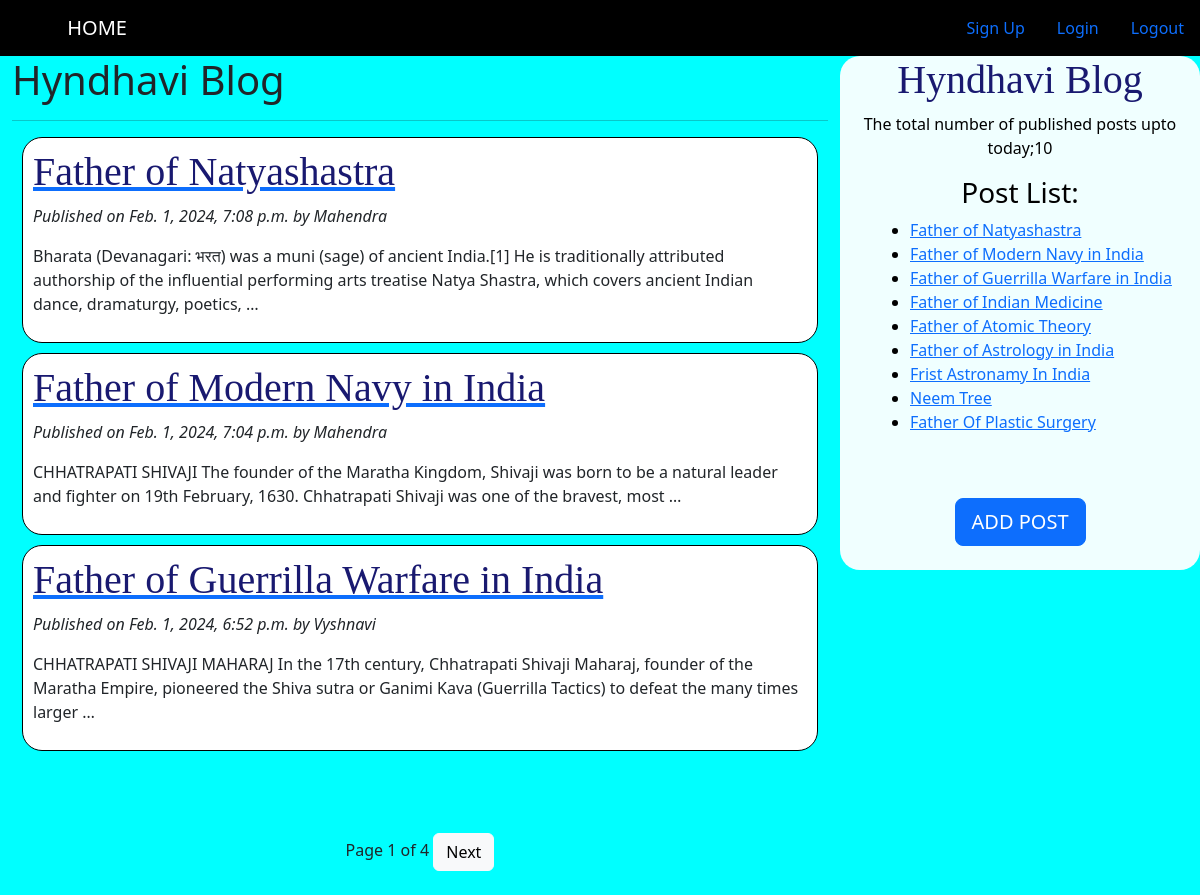
The app's page /, older data.
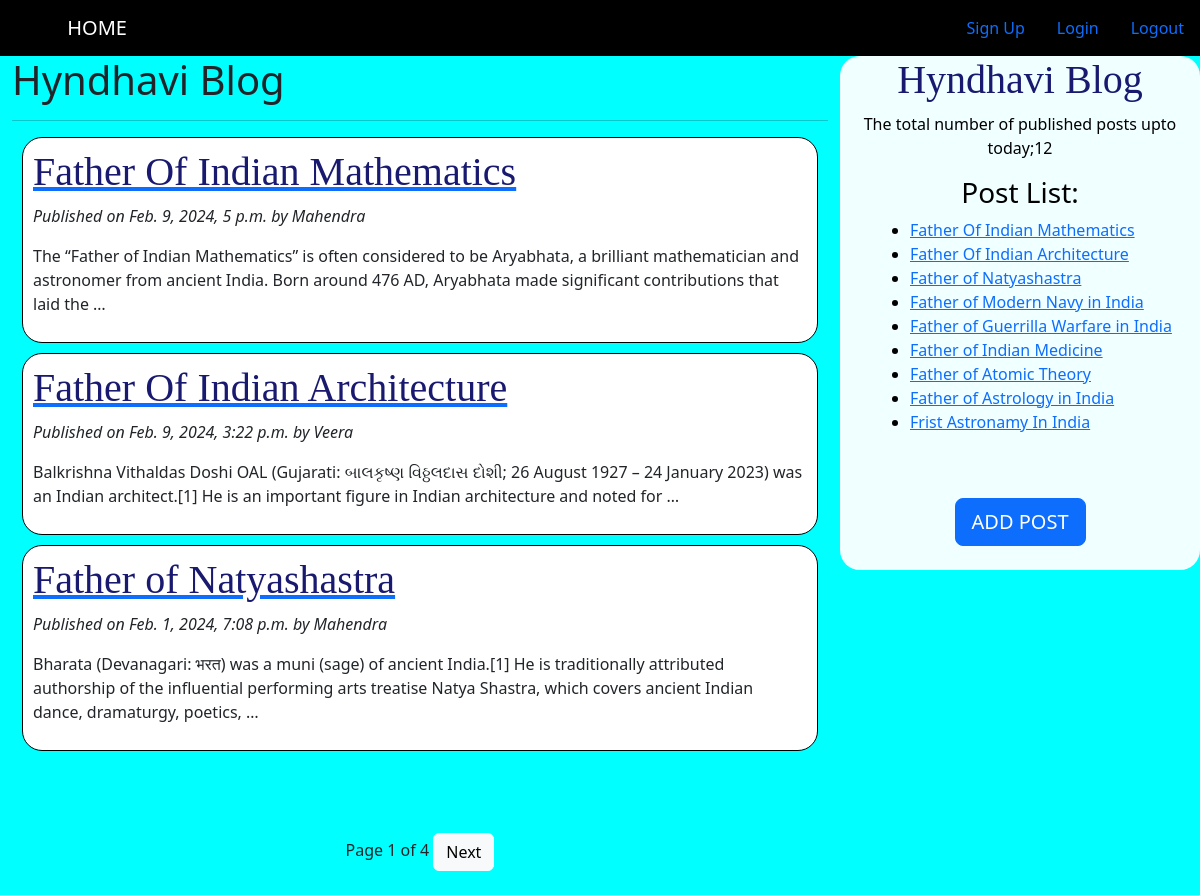
The same page, newer data.
### testapp/models.py (models this page shows, shortened)
class Blog(models.Model):
    STATUS_CHOICES=(('draft', 'Draft'),('published','Published'))
    title = models.CharField(max_length=256)
    slug = models.SlugField(max_length=256, unique_for_date='publish')
    author = models.ForeignKey(User, related_name='blog_posts',on_delete=models.DO_NOTHING,)
    body = models.TextField()
    publish = models.DateTimeField(default=timezone.now)
    created = models.DateTimeField(auto_now_add=True)
    update = models.DateTimeField(auto_now=True)
    atatus = models.CharField(max_length=10, choices=STATUS_CHOICES, default='draft')
    objects = CustomManger()
    class Meta:
        ordering = ('-publish',)
    def url(self):
        return reverse('post', args=[self.publish.year, self.publish.strftime('%m'), self.publish.strftime('%d'), self.slug])

### testapp/views.py (the view)
# urls.py: 2. Add a URL to urlpatterns:  path('', views.home, name='home')
def home(request):
    post_list = Blog.objects.all()
    paginator = Paginator(post_list, 3)
    page_num = request.GET.get('page')
    try:
        post_list = paginator.page(page_num)
    except PageNotAnInteger :
        post_list = paginator.page(1)
    except EmptyPage :
        post_list = paginator.page(paginator.num_pages)
    return render(request, "testapp/home.html", {'post_list':post_list})

### testapp/models.py (called while the page is built)
    def get_queryset(self):
        return super().get_queryset().filter(atatus='published')

### testapp/templatetags/blog_tags.py (called while the page is built)
@register.simple_tag
def total_posts():
    return Blog.objects.count()

@login_required()
@register.inclusion_tag('testapp/list.html')
def post_list(count=10):
    list = Blog.objects.order_by('-publish',)[:9]
    return {'list':list}

### templates/testapp/home.html (shortened to what this page needs)
<!DOCTYPE html>
{% extends 'testapp/base.html' %}
{%block content %}
<h1>Hyndhavi Blog</h1>
<hr>
{% for post in post_list %}
<div class="list">
    <a href="{{post.url}}"><h2>{{post.title}}</h2></a>
    <i id ="p">Published on {{post.publish}} by {{post.author|title}}</i>
<p>{{post.body|truncatewords:30|linebreaks}}</p>
</div>
{%endfor%}
<br><br><br>
{%include 'testapp/page.html' with page=post_list%}
{%endblock%}

### templates/testapp/list.html
<ul class="li" style="float:center;" xmlns="http://www.w3.org/1999/html">
    {%for post in list%}
    <li><a href="{{post.url}}">{{post.title}}</a></li>
    {%endfor%}
</ul>
<br><br>

Row changes from the older to the newer data that the page shows:
no longer on one of the page's lists (row unchanged): Blog: title "Father of Modern Navy in India", publish "Feb. 1, 2024, 7:04 p.m.", author "Mahendra", body "CHHATRAPATI SHIVAJI The founder of the Maratha Kingdom, Shivaji was born to be a natural leader and fighter on 19th February, 1630. Chhatrapati Shivaji was one of the bravest, most …"
no longer on one of the page's lists (row unchanged): Blog: title "Father of Guerrilla Warfare in India", publish "Feb. 1, 2024, 6:52 p.m.", author "Vyshnavi", body "CHHATRAPATI SHIVAJI MAHARAJ In the 17th century, Chhatrapati Shivaji Maharaj, founder of the Maratha Empire, pioneered the Shiva sutra or Ganimi Kava (Guerrilla Tactics) to defeat the many times larger …"
no longer on this page (row unchanged): Blog: title "Neem Tree", shown under "Post List:"
no longer on this page (row unchanged): Blog: title "Father Of Plastic Surgery", shown under "Post List:"
added Blog: title "Father Of Indian Mathematics", publish "Feb. 9, 2024, 5 p.m.", author "Mahendra", body "The “Father of Indian Mathematics” is often considered to be Aryabhata, a brilliant mathematician and astronomer from ancient India. Born around 476 AD, Aryabhata made significant contributions that laid the …"
added Blog: title "Father Of Indian Architecture", publish "Feb. 9, 2024, 3:22 p.m.", author "Veera", body "Balkrishna Vithaldas Doshi OAL (Gujarati: બાલકૃષ્ણ વિઠ્ઠલદાસ દોશી; 26 August 1927 – 24 January 2023) was an Indian architect.[1] He is an important figure in Indian architecture and noted for …"
Text that changed along with them:
text no longer shown: "10"
text now shown: "12"
